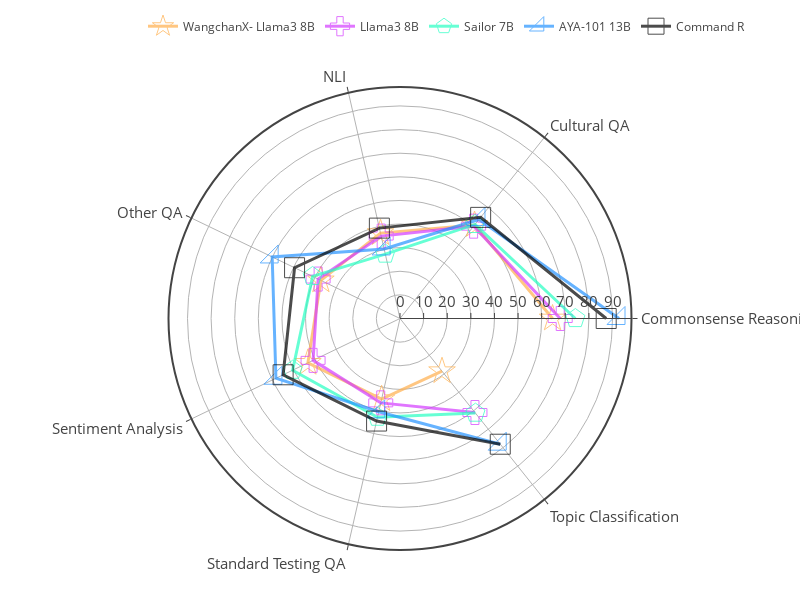

The notebook cell saved with this chart:
### Markdown cell above
Only the best model per group.

### Code cell
import plotly.express as px

fig = go.Figure()

pdf = df[(df['prompt_lang'] == 'eng')].groupby(['model', 'task'])[['accuracy','macro_f1_score','weighted_f1_score']].mean().reset_index()
pdf['group'] = pdf['model'].apply(lambda x: model_to_group[x])

for i, group in enumerate(pdf["group"].unique()):
    filtered_pdf = pdf[(pdf['group'] == group)].groupby(['model'])[['accuracy','macro_f1_score','weighted_f1_score']].mean().reset_index()
    filtered_pdf = filtered_pdf.sort_values('weighted_f1_score', ascending=False)
    best_model_in_group = filtered_pdf['model'][0]

    best_model_in_group_pdf = pdf[(pdf['model'] == best_model_in_group)]
    
    fig.add_trace(go.Scatterpolar(
          r=best_model_in_group_pdf['weighted_f1_score'],
          theta=best_model_in_group_pdf["task"].unique(),
          fill='none',
          line=dict(color=model_to_color[best_model_in_group] if group != 'Commercial' else '#000000', width=3),
          marker=dict(size=20, symbol=model_to_index[best_model_in_group]+100),
          name=model_to_display_name[best_model_in_group],
          opacity=0.7,
    ))

# fig.update_layout(
#     template='plotly_white',
# )

fig.update_layout(
    template='none',
    width=800,
    height=600,
    margin=dict(l=50, r=50, t=50, b=50),
    font_size = 15,
    showlegend = True,
    polar = dict(
      angularaxis = dict(
        linewidth = 2,
        showline=True,
        linecolor='light gray'
      ),
      radialaxis = dict(
        side = "counterclockwise",
        showline = True,
        linewidth = 1,
        gridcolor = "light gray",
        gridwidth = 1,
      ),
    ),
    legend=dict(
        orientation="h",
        yanchor="bottom",
        y=1.1,
        xanchor="right",
        x=1.0,
        font_size=12,
    )
)

fig.write_image('../figures/nlu/weighted_f1_score_per_task_grouped.pdf')
fig.show()

### Figure 1 — Plotly figure (JSON) as saved in the notebook; plotly's stock layout.template omitted (floating-point values rounded to 4 significant figures)
{"data": [{"fill": "none", "line": {"color": "#ffaf4d", "width": 3}, "marker": {"size": 20, "symbol": 117}, "name": "WangchanX-\nLlama3 8B", "opacity": 0.7, "r": [64.61, 50.63, 37.09, 37.19, 43.3, 35.03, 28.54], "theta": ["Commonsense Reasoning", "Cultural QA", "NLI", "Other QA", "Sentiment Analysis", "Standard Testing QA", "Topic Classification"], "type": "scatterpolar"}, {"fill": "none", "line": {"color": "#d43bff", "width": 3}, "marker": {"size": 20, "symbol": 103}, "name": "Llama3 8B", "opacity": 0.7, "r": [67.85, 50.02, 35.8, 38.49, 40.86, 36.65, 50.92], "theta": ["Commonsense Reasoning", "Cultural QA", "NLI", "Other QA", "Sentiment Analysis", "Standard Testing QA", "Topic Classification"], "type": "scatterpolar"}, {"fill": "none", "line": {"color": "#26ffc2", "width": 3}, "marker": {"size": 20, "symbol": 113}, "name": "Sailor 7B", "opacity": 0.7, "r": [74.28, 50.97, 27.98, 41.08, 50.48, 42.88, 51.26], "theta": ["Commonsense Reasoning", "Cultural QA", "NLI", "Other QA", "Sentiment Analysis", "Standard Testing QA", "Topic Classification"], "type": "scatterpolar"}, {"fill": "none", "line": {"color": "#2693ff", "width": 3}, "marker": {"size": 20, "symbol": 110}, "name": "AYA-101 13B", "opacity": 0.7, "r": [92.75, 53.65, 30.21, 60.09, 58.33, 40.53, 68.08], "theta": ["Commonsense Reasoning", "Cultural QA", "NLI", "Other QA", "Sentiment Analysis", "Standard Testing QA", "Topic Classification"], "type": "scatterpolar"}, {"fill": "none", "line": {"color": "#000000", "width": 3}, "marker": {"size": 20, "symbol": 101}, "name": "Command R", "opacity": 0.7, "r": [87.33, 54.79, 39.26, 49.56, 54.95, 44.56, 68.11], "theta": ["Commonsense Reasoning", "Cultural QA", "NLI", "Other QA", "Sentiment Analysis", "Standard Testing QA", "Topic Classification"], "type": "scatterpolar"}], "layout": {"font": {"size": 15}, "height": 600, "legend": {"font": {"size": 12}, "orientation": "h", "x": 1, "xanchor": "right", "y": 1.1, "yanchor": "bottom"}, "margin": {"b": 50, "l": 50, "r": 50, "t": 50}, "polar": {"angularaxis": {"linecolor": "light gray", "linewidth": 2, "showline": true, "type": "category"}, "radialaxis": {"autorange": true, "gridcolor": "light gray", "gridwidth": 1, "linewidth": 1, "range": [0, 98.05], "showline": true, "side": "counterclockwise", "type": "linear"}}, "showlegend": true, "width": 800}}
